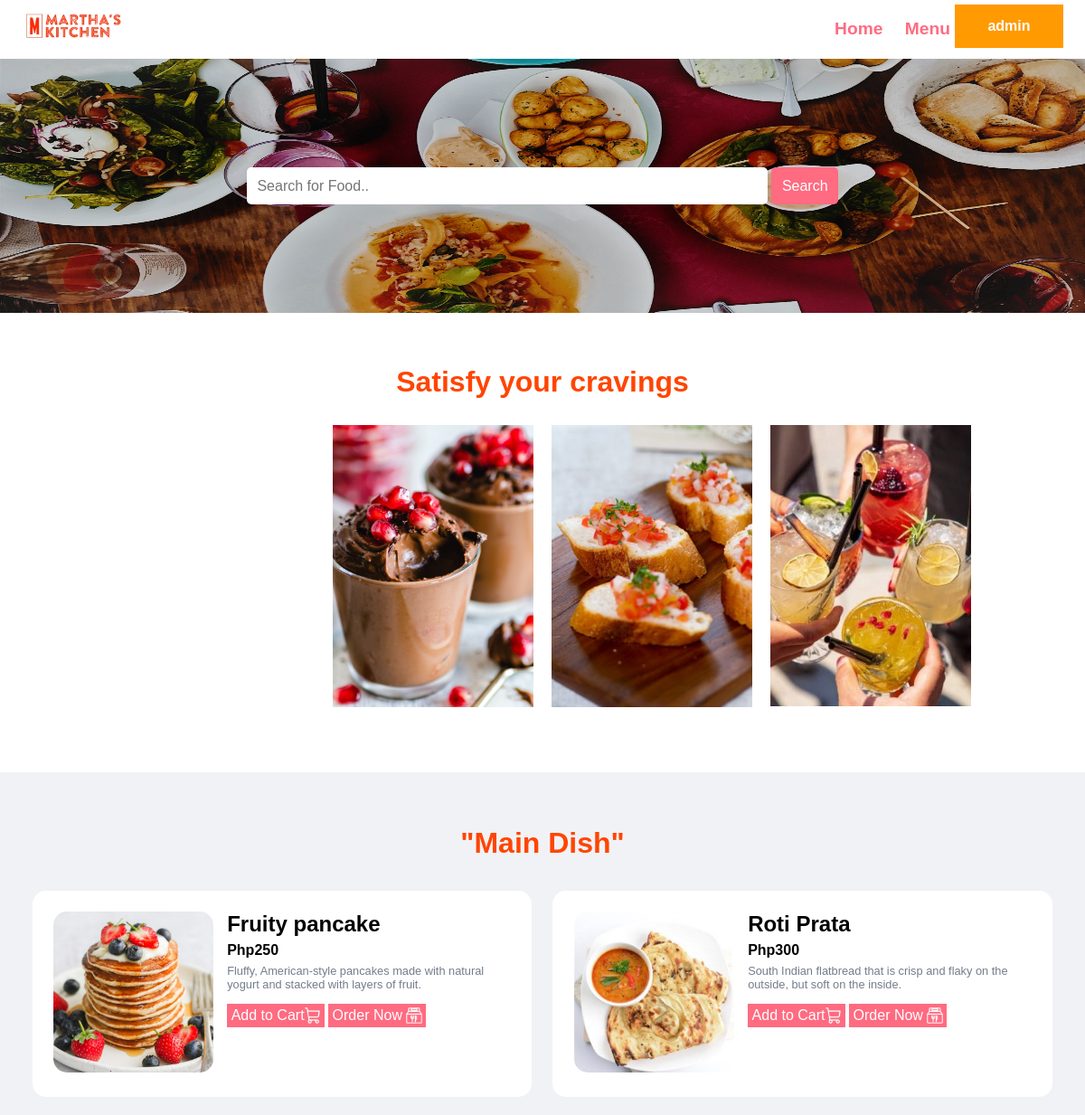
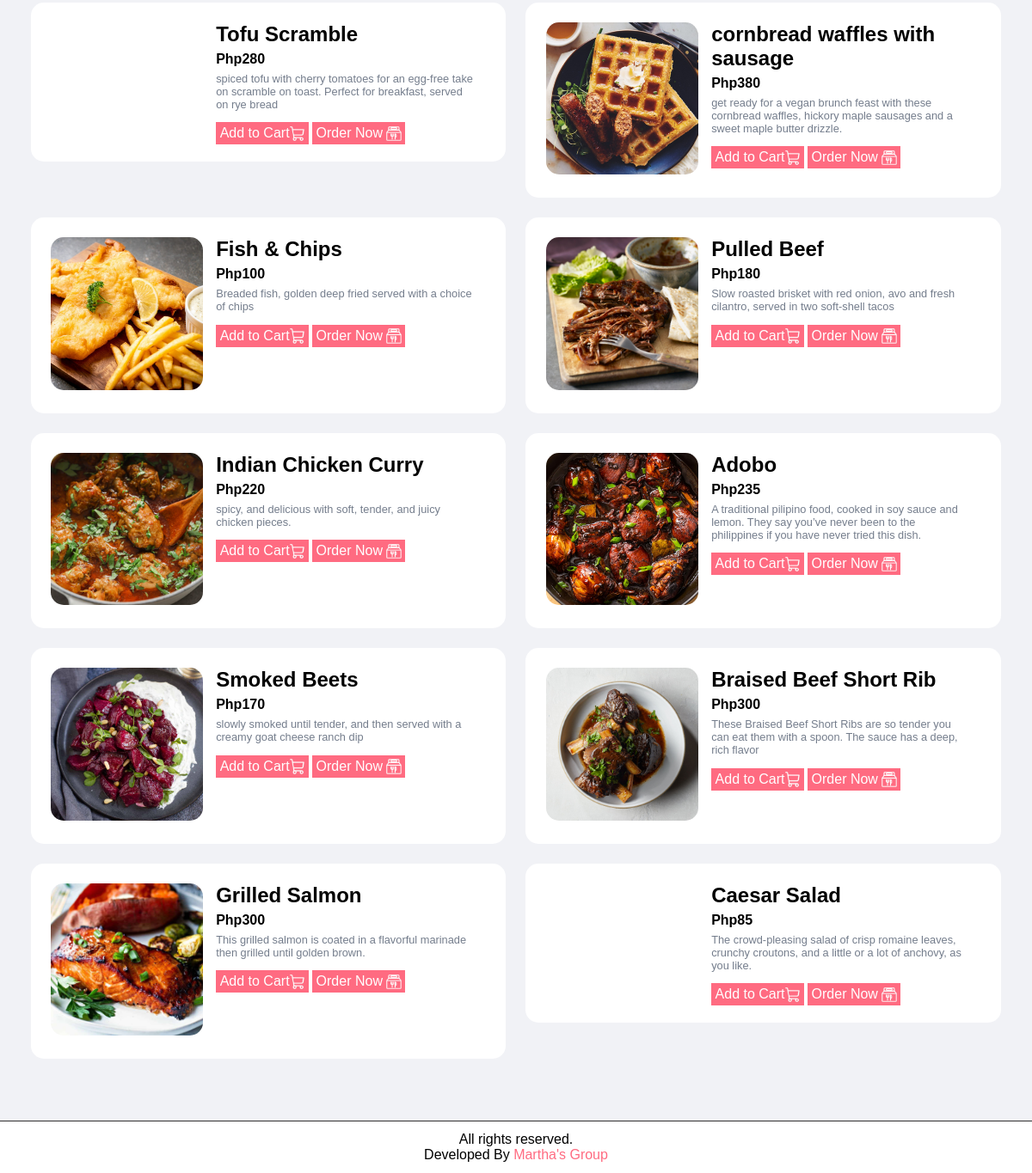
/FRONT/food-categories.php?category_id=1 (signed in), run on the app's committed database (2 pictures, top to bottom).
### tables this page shows
CREATE TABLE `tbl_category` (
  `id` int(11) UNSIGNED NOT NULL,
  `category` varchar(30) NOT NULL,
  `image_name` varchar(50) NOT NULL,
  `featured` varchar(10) NOT NULL,
  `active` varchar(10) NOT NULL
);

CREATE TABLE `tbl_menu` (
  `item_id` int(11) UNSIGNED NOT NULL,
  `food_category` varchar(50) NOT NULL,
  `category_id` int(11) NOT NULL,
  `food_category_id` int(11) NOT NULL,
  `food_name` varchar(50) NOT NULL,
  `food_image` varchar(50) NOT NULL,
  `description` text NOT NULL,
  `price` int(11) NOT NULL,
  `featured` varchar(11) NOT NULL,
  `active` varchar(11) NOT NULL
);

### FRONT/food-categories.php (the view, shortened to what this page needs)
<?php include('subfiles/header.php'); ?>
<?php include('search-section.php'); ?>
<?php include('categories.php'); ?>
    <?php
        if(isset($_GET['category_id']))
        {
            $category_id = $_GET['category_id'];
            $sql = "SELECT category FROM tbl_category WHERE id=$category_id";
            $res = mysqli_query($conn, $sql);
            $row = mysqli_fetch_assoc($res);
            $category = $row['category'];
        }
        else
        {
            header('location:'.SITEURL);
        }
    ?>
    <section class="food-menu">
        <div class="container">
            <h2 class="text-center">"<?php echo $category; ?>"</h2>
            <?php
                $sql2 = "SELECT * FROM tbl_menu WHERE category_id=$category_id";
                $res2 = mysqli_query($conn, $sql2);
                $count2 = mysqli_num_rows($res2);
                if($count2>0)
                {
                    while($row2=mysqli_fetch_assoc($res2))
                    {
                        $id = $row2['item_id'];
                        $food_name = $row2['food_name'];
                        $price = $row2['price'];
                        $description = $row2['description'];
                        $food_image = $row2['food_image'];
                        ?>
                        <div class="food-menu-box">
                            <div class="food-menu-img">
                                <?php
                                    if($food_image=="")
                                    {
                                        echo "<div class='error'>Image not Available.</div>";
                                    }
                                    else
                                    {
                                        ?>
                                        <img src="<?php echo SITEURL; ?>subfiles/images/<?php echo $food_image; ?>" alt="" class="img-responsive img-curve">
                                        <?php
                                    }
                                ?>
                            </div>
                            <div class="food-menu-desc">
                                <h3><?php echo $food_name; ?></h3>
                                <p class="food-price">Php<?php echo $price; ?></p>
                                <p class="food-detail">
                                    <?php echo $description; ?>
                                </p><br>
                                <a href="" class="cart-btn btn-primary">Add to Cart<img src="subfiles/images/cart.png" class="fab-icon"></a>
                                <a href="<?php echo SITEURL; ?>btn-order-now.php?item_id=<?php echo $id; ?>" class="cart-btn btn-primary">Order Now <img class="fab-icon" src="subfiles/images/order-now.png" ></a>
                            </div>
                        </div>
                        <?php
                    }
                }
                else
                {
                    echo "<div class='error'>Food not Available.</div>";
                }
            ?>
        </div>
    </section>
    <?php include('subfiles/footer.php'); ?>

### FRONT/subfiles/header.php (shortened to what this page needs)
<!DOCTYPE html>
<html lang="en">
<head>
    <link rel="stylesheet" href="subfiles/css/style.css">
</head>
<body>
    <section class="navbar">
        <div class="container">
            <div class="logo">
                <a href="#" title="Logo">
                    <img src="subfiles/images/logo.jpg" alt="Restaurant Logo" class="img-responsive">
                </a>
            </div>
            <div class="menu">
                <ul class="text-right">
                    <li><a href="index.php">Home</a></li>
                    <li><a href="nav-menu.php">Menu</a></li>
                </ul>
            </div>
            <div class="dropdown">
                <button class="dropbtn"><b><?php echo $_SESSION['user']; ?></b></button>
            </div>
        </div>
    </section>

### FRONT/search-section.php
<section class="food-search text-center">
    <div class="container">
        <form action="<?php echo SITEURL; ?>food-search.php" method="POST">
            <input type="search" name="search" placeholder="Search for Food.." required>
            <input type="submit" name="submit" value="Search" class="btn btn-primary">
        </form>
    </div>
</section>

### FRONT/categories.php (shortened to what this page needs)
<section class="categories">
    <div class="container">
        <h2 class="text-center">Satisfy your cravings</h2>
        <div class="tiles">
        <?php
            $sql = "SELECT * FROM tbl_category WHERE active='Yes' AND featured='Yes' LIMIT 4";
            $res = mysqli_query($conn, $sql);
            $count = mysqli_num_rows($res);
            if($count>0)
            {
                while($row=mysqli_fetch_assoc($res))
                {
                    $id = $row['id'];
                    $image_name = $row['image_name'];
                    ?>
                    <a href="<?php echo SITEURL; ?>food-categories.php?category_id=<?php echo $id; ?>">
                        <div class="box-3 float-container">
                            <?php
                                if($image_name=="")
                                {
                                    echo "<div class='error'>Image not Available</div>";
                                }
                                else
                                {
                                    ?>
                                    <img src="<?php echo SITEURL; ?>subfiles/images/<?php echo $image_name; ?>" alt="" class="img-responsive category-img">
                                    <?php
                                }
                            ?>
                        </div>
                    </a>
                    <?php
                }
            }
            else
            {
                echo "<div class='error'>Category not Added.</div>";
            }
        ?>
        </div>
    </div>
</section>

### FRONT/subfiles/footer.php (shortened to what this page needs)
    <section class="footer">
        <div class="container text-center">
            <p>All rights reserved.<br> Developed By <a href="admin/index.php">  Martha's Group </a></p>
        </div>
    </section>
</body>
</html>

### FRONT/subfiles/css/style.css (style rules this page uses)
* { margin: 0 0; font-family: Arial, Helvetica, sans-serif; }
.container { width: 96%; margin: 0 auto; padding: 1%; }
.img-responsive { width: 100%; }
.img-curve { border-radius: 15px; }
.text-right { text-align: right; }
.text-center { text-align: center; }
a { color: #ff6b81; text-decoration: none; }
.btn { padding: 1%; border: none; font-size: 1rem; border-radius: 5px; }
.btn-primary { background-color: #ff6b81; color: white; cursor: pointer; }
h2 { color: #2f3542; font-size: 2rem; margin-bottom: 2%; }
h3 { font-size: 1.5rem; }
.float-container { position: relative; }
.navbar { margin: 0 0; position: sticky; top: 0; background-color: white; z-index: 150; }
.logo { width: 10%; margin-top: 0px; float: left; }
.menu { line-height: 40px; margin-right: 10%; }
.menu ul { list-style-type: none; }
.menu ul li { display: inline; padding: 1%; font-weight: bold; font-size: 1.2rem; }
.dropdown { text-align: center; display: inline-flex; line-height: 35px; float: right; margin-top: 0; }
.dropbtn { background-color: #ff9a02; color: white; font-size: 16px; line-height: 40px; border: none; min-width: 120px; margin-top: -40%; position: sticky; }
.food-search { background-image: url("../images/food-search-bg.jpg"); background-repeat: no-repeat; background-size: 100% 100%; padding: 9% 0; }
.food-search input[type="search"] { width: 50%; padding: 1%; font-size: 1rem; border: none; border-radius: 5px; }
.categories { padding: 4% 8% 4% 8%; }
.box-3 { width: 23%; float: left; margin: 1%; }
.categories { color: #ff4757; text-align: center; }
.food-menu { background: #f1f2f6; padding: 4% 0; }
.food-menu-box { width: 44%; margin: 1%; padding: 2%; float: left; background-color: white; border-radius: 15px; }
.food-menu-img { width: 35%; float: left; }
.food-menu-desc { width: 59%; float: left; margin-left: 3%; }
.food-price { font-size: 1rem; font-weight: bold; margin: 2% 0; }
.food-detail { font-size: .8rem; color: #747d8c; }
.cart-btn { padding: 1.5%; border: none; font-size: 1rem; border-radius: 0px; }
.fab-icon { height: 1.1rem; margin-bottom: -3.5px; }
h2.text-center { color: #ff4500; }
.footer { border-top: 1px solid rgb(48, 47, 47); }

### data on the page
tbl_category: image_name (picture)
tbl_category: image_name (picture)
tbl_category: image_name (picture)
tbl_category: category "Main Dish"
tbl_menu: food_image (picture), food_name "Fruity pancake", price "250", description "Fluffy, American-style pancakes made with natural yogurt and stacked with layers of fruit."
tbl_menu: food_image (picture), food_name "Roti Prata", price "300", description "South Indian flatbread that is crisp and flaky on the outside, but soft on the inside."
tbl_menu: food_name "Tofu Scramble", price "280", description "spiced tofu with cherry tomatoes for an egg-free take on scramble on toast. Perfect for breakfast, served on rye bread"
tbl_menu: food_image (picture), food_name "cornbread waffles with sausage", price "380", description "get ready for a vegan brunch feast with these cornbread waffles, hickory maple sausages and a sweet maple butter drizzle."
tbl_menu: food_image (picture), food_name "Fish & Chips", price "100", description "Breaded fish, golden deep fried served with a choice of chips"
tbl_menu: food_image (picture), food_name "Pulled Beef", price "180", description "Slow roasted brisket with red onion, avo and fresh cilantro, served in two soft-shell tacos"
tbl_menu: food_image (picture), food_name "Indian Chicken Curry", price "220", description "spicy, and delicious with soft, tender, and juicy chicken pieces."
tbl_menu: food_image (picture), food_name "Adobo", price "235", description "A traditional pilipino food, cooked in soy sauce and lemon. They say you’ve never been to the philippines if you have never tried this dish."
tbl_menu: food_image (picture), food_name "Smoked Beets", price "170", description "slowly smoked until tender, and then served with a creamy goat cheese ranch dip"
tbl_menu: food_image (picture), food_name "Braised Beef Short Rib", price "300", description "These Braised Beef Short Ribs are so tender you can eat them with a spoon. The sauce has a deep, rich flavor"
tbl_menu: food_image (picture), food_name "Grilled Salmon", price "300", description "This grilled salmon is coated in a flavorful marinade then grilled until golden brown."
tbl_menu: food_name "Caesar Salad", price "85", description "The crowd-pleasing salad of crisp romaine leaves, crunchy croutons, and a little or a lot of anchovy, as you like."

### other printed values
$_SESSION['user'] "admin"
